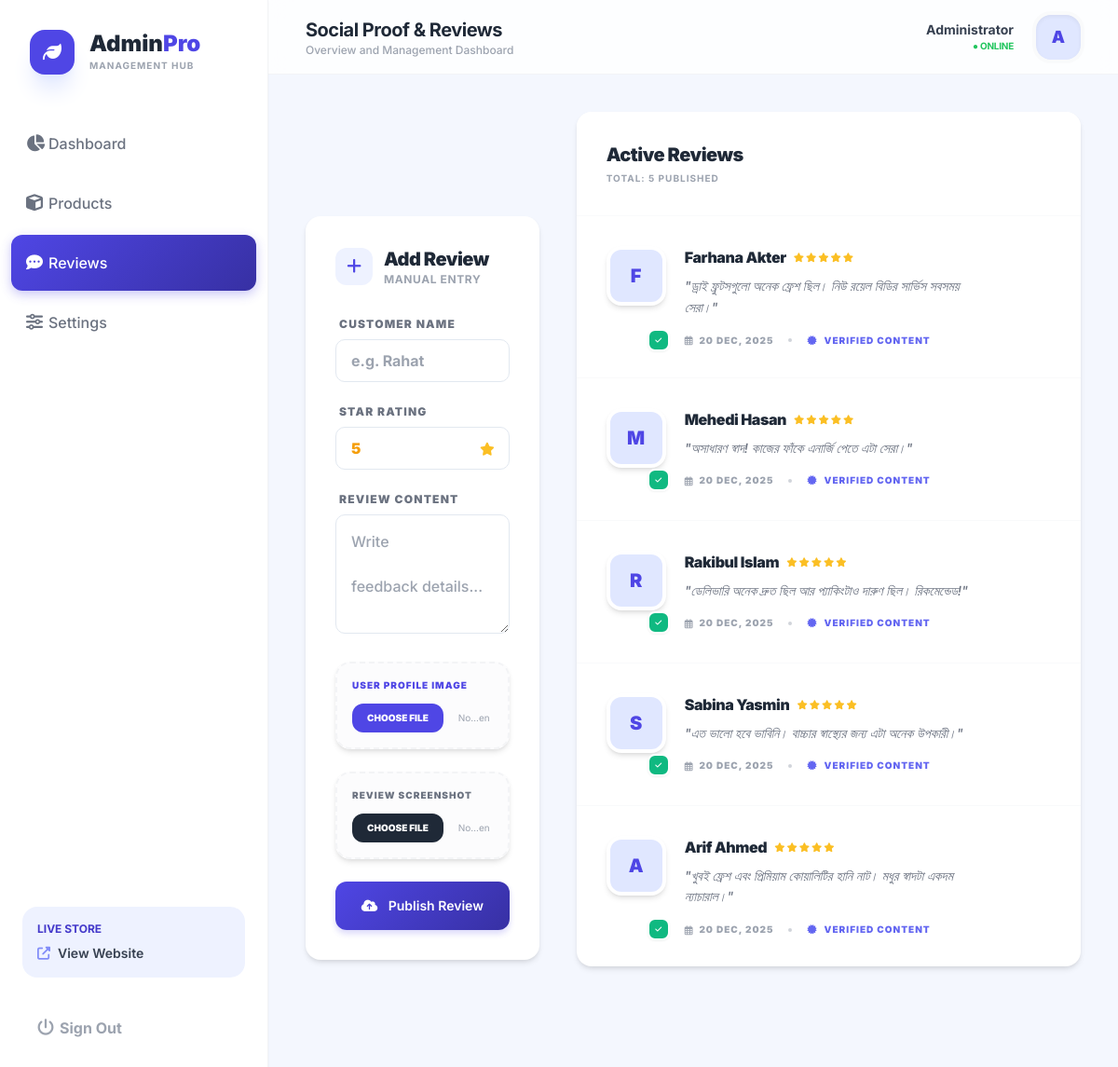
Before: /admin/reviews (signed in) with the older database file.
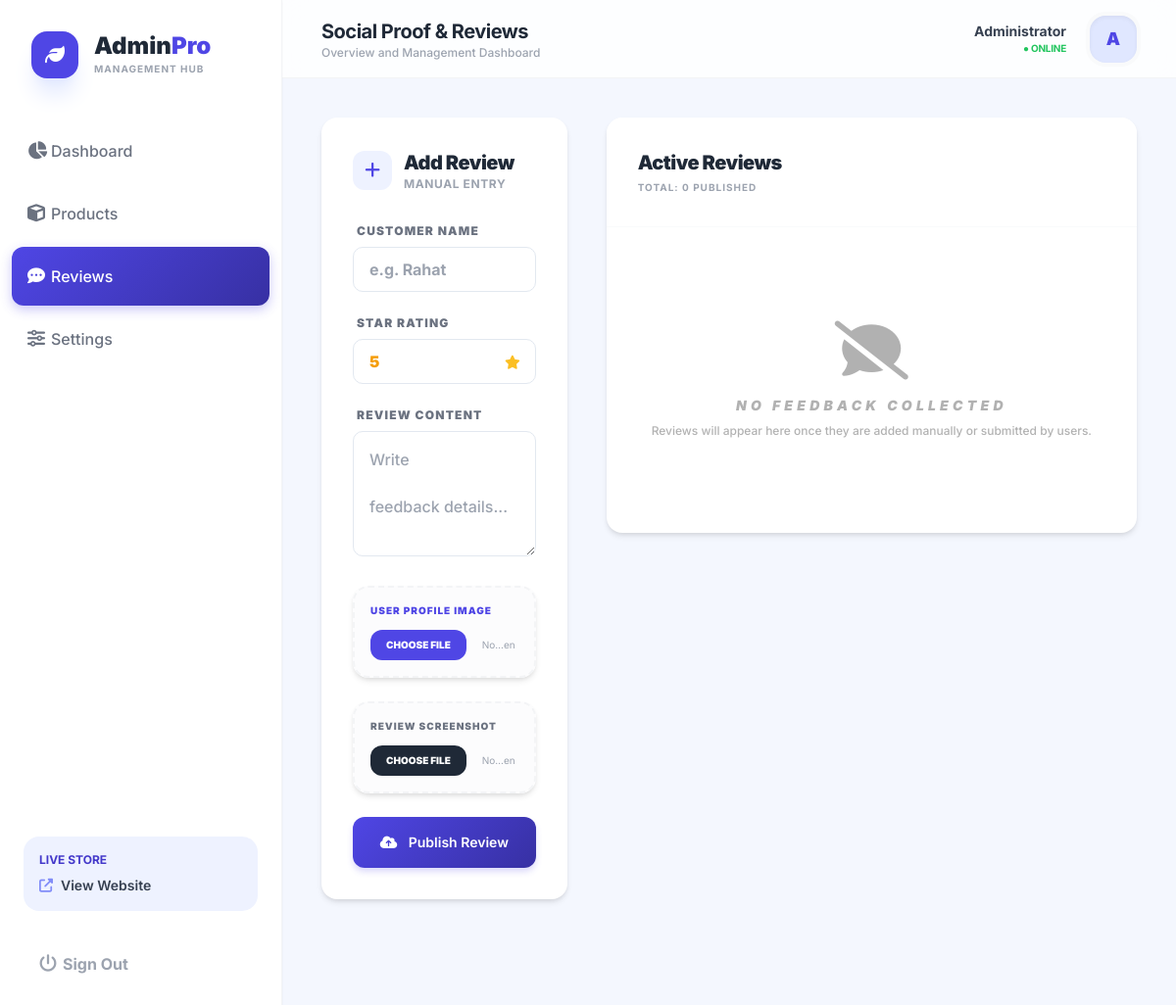
After: the same page with the newer database file.
### models.py (models this page shows)
class Review(db.Model):
    id = db.Column(db.Integer, primary_key=True)
    customer_name = db.Column(db.String(100), nullable=True) # Optional if photo review
    rating = db.Column(db.Integer, default=5, nullable=True)
    comment = db.Column(db.Text, nullable=True)
    image_path = db.Column(db.String(500), nullable=True) # Screenshot/Photo review
    profile_pic_path = db.Column(db.String(500), nullable=True) # Reviewer profile picture
    timestamp = db.Column(db.DateTime, default=datetime.utcnow)

### routes/admin.py (the view, shortened to what this page needs)
@admin_bp.route('/admin/reviews', methods=['GET', 'POST'])
@login_required
def admin_reviews():
    form = ReviewForm()
    reviews = Review.query.order_by(Review.timestamp.desc()).all()
    return render_template('admin_reviews.html', reviews=reviews, form=form)

### forms.py
class ReviewForm(FlaskForm):
    customer_name = StringField('Customer Name')
    rating = IntegerField('Rating (1-5)')
    comment = TextAreaField('Review Comment')
    image = FileField('Review Photo/Screenshot', validators=[
        FileAllowed(['jpg', 'png', 'jpeg', 'webp'], 'Images only!')
    ])
    profile_pic = FileField('Reviewer Profile Picture', validators=[
        FileAllowed(['jpg', 'png', 'jpeg', 'webp'], 'Images only!')
    ])
    submit = SubmitField('Add Review')

### templates/admin_reviews.html (shortened to what this page needs)
{% extends "admin_base.html" %}
{% block header_title %}Social Proof & Reviews{% endblock %}
{% block content %}
<div class="grid grid-cols-1 lg:grid-cols-12 gap-10 pb-20">
    <div class="lg:col-span-4">
        <div class="mui-card p-8 sticky top-28">
            <div class="flex items-center gap-3 mb-8">
                <div class="w-10 h-10 bg-indigo-50 rounded-xl flex items-center justify-center text-indigo-600">
                    <i class="fas fa-plus text-lg"></i>
                </div>
                <div>
                    <h3 class="text-xl font-black text-gray-800 tracking-tight">Add Review</h3>
                    <p class="text-xs text-gray-400 font-bold uppercase tracking-wider">Manual Entry</p>
                </div>
            </div>
            <form method="POST" enctype="multipart/form-data" class="space-y-6">
                <div>
                    <label class="block text-xs font-black text-gray-500 uppercase tracking-widest mb-2 ml-1">Customer
                        Name</label>
                    {{ form.customer_name(class="w-full mui-input font-bold text-gray-700", placeholder="e.g. Rahat
                    Khan") }}
                </div>
                <div>
                    <label class="block text-xs font-black text-gray-500 uppercase tracking-widest mb-2 ml-1">Star
                        Rating</label>
                    <div class="relative">
                        {{ form.rating(class="w-full mui-input font-black text-amber-500 appearance-none",
                        type="number", min="1", max="5", value="5") }}
                        <div class="absolute right-4 top-1/2 -translate-y-1/2 pointer-events-none text-amber-400">
                        </div>
                    </div>
                </div>
                <div>
                    <label class="block text-xs font-black text-gray-500 uppercase tracking-widest mb-2 ml-1">Review
                        Content</label>
                    {{ form.comment(class="w-full mui-input font-medium text-gray-700 h-32 py-4", placeholder="Write
                    feedback details...") }}
                </div>
                <div class="mui-card bg-gray-50/50 p-4 border-2 border-dashed border-gray-100">
                    <label class="block text-[10px] font-black text-indigo-600 uppercase tracking-widest mb-3">User
                        Profile Image</label>
                    {{ form.profile_pic(class="block w-full text-[10px] text-gray-400 file:mr-4 file:py-2 file:px-4
                    file:rounded-xl file:border-0 file:text-[10px] file:font-black file:uppercase file:bg-indigo-600
                    file:text-white cursor-pointer") }}
                </div>
                <div class="mui-card bg-gray-50/50 p-4 border-2 border-dashed border-gray-100">
                    <label class="block text-[10px] font-black text-gray-500 uppercase tracking-widest mb-3">Review
                        Screenshot</label>
                    {{ form.image(class="block w-full text-[10px] text-gray-400 file:mr-4 file:py-2 file:px-4
                    file:rounded-xl file:border-0 file:text-[10px] file:font-black file:uppercase file:bg-gray-800
                    file:text-white cursor-pointer") }}
                </div>
                <button type="submit" class="mui-btn-primary w-full py-4 text-sm shadow-indigo-100">
                    <i class="fas fa-cloud-upload-alt mr-2"></i> Publish Review
                </button>
            </form>
        </div>
    </div>
    <div class="lg:col-span-8">
        <div class="mui-card overflow-hidden">
            <div class="p-8 border-b border-gray-50 flex justify-between items-center bg-white">
                <div>
                    <h3 class="text-xl font-black text-gray-800 tracking-tight">Active Reviews</h3>
                    <p class="text-[10px] text-gray-400 font-bold uppercase tracking-widest mt-1">Total: {{
                        reviews|length }} Published</p>
                </div>
            </div>
            <div class="divide-y divide-gray-50">
                {% for review in reviews %}
                <div class="p-8 hover:bg-indigo-50/10 transition-colors group">
                    <div class="flex flex-col sm:flex-row justify-between items-start gap-6">
                        <div class="flex gap-5 flex-grow">
                            <div class="relative shrink-0">
                                {% if review.profile_pic_path %}
                                <div
                                    class="w-16 h-16 rounded-2xl overflow-hidden border-4 border-white shadow-md bg-indigo-50 transition group-hover:scale-110">
                                    <img src="{{ url_for('static', filename=review.profile_pic_path) }}"
                                        class="w-full h-full object-cover">
                                </div>
                                {% else %}
                                <div
                                    class="w-16 h-16 rounded-2xl flex items-center justify-center bg-indigo-100 text-indigo-600 text-xl font-black border-4 border-white shadow-md">
                                    {{ review.customer_name[0]|upper if review.customer_name else '?' }}
                                </div>
                                {% endif %}
                                <div
                                    class="absolute -bottom-1 -right-1 w-6 h-6 bg-emerald-500 text-white rounded-lg flex items-center justify-center border-2 border-white shadow-sm">
                                    <i class="fas fa-check text-[8px]"></i>
                                </div>
                            </div>
                            <div class="flex-grow min-w-0">
                                <div class="flex flex-col sm:flex-row sm:items-center gap-2 mb-2">
                                    <h4 class="font-black text-gray-800 tracking-tight truncate">{{ review.customer_name
                                        or 'Verified Customer' }}</h4>
                                    {% if review.rating %}
                                    <div class="flex text-amber-400 text-[10px] gap-0.5">
                                        {% for i in range(review.rating) %}
                                        <i class="fas fa-star"></i>
                                        {% endfor %}
                                    </div>
                                    {% endif %}
                                </div>
                                {% if review.comment %}
                                <p class="text-sm font-medium text-gray-500 leading-relaxed italic mb-4">"{{
                                    review.comment }}"</p>
                                {% endif %}
                                <div
                                    class="mt-4 flex items-center gap-4 text-[10px] font-black uppercase tracking-widest text-gray-400">
                                    <span class="flex items-center gap-1.5"><i class="far fa-calendar-alt"></i> {{
                                        review.timestamp.strftime('%d %b, %Y') }}</span>
                                    <span class="w-1 h-1 bg-gray-300 rounded-full"></span>
                                    <span class="text-indigo-500"><i class="fas fa-certificate mr-1"></i> Verified
                                        Content</span>
                                </div>
                            </div>
                        </div>
                    </div>
                </div>
                {% else %}
                <div class="px-8 py-24 text-center">
                    <div class="flex flex-col items-center opacity-30">
                        <i class="fas fa-comment-slash text-6xl mb-4"></i>
                        <span class="font-black uppercase tracking-[0.3em] text-sm italic">No Feedback Collected</span>
                        <p class="text-xs mt-2 font-medium">Reviews will appear here once they are added manually or
                            submitted by users.</p>
                    </div>
                </div>
                {% endfor %}
            </div>
        </div>
    </div>
</div>
{% endblock %}

### templates/admin_base.html (shortened to what this page needs)
<!DOCTYPE html>
<html lang="en">
<head>
    <script src="https://cdn.tailwindcss.com"></script>
    <link rel="stylesheet" href="https://cdnjs.cloudflare.com/ajax/libs/font-awesome/6.5.1/css/all.min.css">
</head>
<body class="min-h-screen flex">
    <aside class="w-72 bg-white flex-shrink-0 hidden md:flex flex-col border-r border-gray-100 shadow-sm z-40">
        <div class="p-8 pb-10">
            <div class="flex items-center">
                <div
                    class="w-12 h-12 bg-indigo-600 rounded-2xl flex items-center justify-center mr-4 shadow-xl shadow-indigo-100">
                    <i class="fas fa-leaf text-white text-xl"></i>
                </div>
                <div class="flex flex-col">
                    <span class="text-2xl font-black text-gray-800 leading-none">Admin<span
                            class="text-indigo-600">Pro</span></span>
                    <span class="text-[10px] uppercase tracking-widest font-bold text-gray-400 mt-1">Management
                        Hub</span>
                </div>
            </div>
        </div>
        <nav class="flex-grow space-y-1">
            {% block navigation %}
            <a href="{{ url_for('admin.admin_dashboard') }}"
                class="sidebar-item flex items-center p-4 text-gray-500 {% if request.endpoint == 'admin.admin_dashboard' %}active text-white{% endif %}">
                <i class="fas fa-chart-pie w-6 text-lg"></i> <span>Dashboard</span>
            </a>
            <a href="{{ url_for('admin.admin_product_settings') }}"
                class="sidebar-item flex items-center p-4 text-gray-500 {% if request.endpoint == 'admin.admin_product_settings' %}active text-white{% endif %}">
                <i class="fas fa-cube w-6 text-lg"></i> <span>Products</span>
            </a>
            <a href="{{ url_for('admin.admin_reviews') }}"
                class="sidebar-item flex items-center p-4 text-gray-500 {% if request.endpoint == 'admin.admin_reviews' %}active text-white{% endif %}">
                <i class="fas fa-comment-dots w-6 text-lg"></i> <span>Reviews</span>
            </a>
            <a href="{{ url_for('admin.admin_shop_settings') }}"
                class="sidebar-item flex items-center p-4 text-gray-500 {% if request.endpoint == 'admin.admin_shop_settings' %}active text-white{% endif %}">
                <i class="fas fa-sliders-h w-6 text-lg"></i> <span>Settings</span>
            </a>
            {% endblock %}
        </nav>
        <div class="p-6">
            <div class="bg-indigo-50 rounded-2xl p-4 mb-6">
                <p class="text-xs font-bold text-indigo-700 uppercase mb-2">Live Store</p>
                <a href="/" target="_blank"
                    class="flex items-center text-sm font-semibold text-gray-700 hover:text-indigo-600 transition">
                    <i class="fas fa-external-link-alt mr-2 text-indigo-400"></i> View Website
                </a>
            </div>
            <a href="/admin/logout"
                class="flex items-center p-4 text-gray-400 hover:text-red-500 rounded-xl transition font-bold group">
                <i class="fas fa-power-off w-6 text-lg group-hover:text-red-500"></i> <span>Sign Out</span>
            </a>
        </div>
    </aside>
    <main class="flex-grow flex flex-col min-w-0 min-h-screen overflow-hidden">
        <header
            class="h-20 bg-white/80 backdrop-blur-md sticky top-0 z-30 flex items-center justify-between px-6 md:px-10 border-b border-gray-100 flex-shrink-0">
            <div class="flex items-center">
                <div class="flex flex-col">
                    <h2 class="text-xl font-bold text-gray-800 tracking-tight">{% block header_title %}{% endblock %}
                    </h2>
                    <p class="text-xs text-gray-400 font-medium md:block hidden">Overview and Management Dashboard</p>
                </div>
            </div>
            <div class="relative group">
                <div class="flex items-center gap-4 cursor-pointer" onclick="toggleProfileMenu()">
                    <div class="hidden sm:flex flex-col items-end mr-2">
                        <span class="text-sm font-bold text-gray-700">Administrator</span>
                        <span class="text-[10px] text-green-500 font-bold uppercase tracking-tight">● Online</span>
                    </div>
                    <div
                        class="w-12 h-12 rounded-2xl bg-indigo-100 flex items-center justify-center text-indigo-600 font-black text-lg shadow-inner ring-4 ring-gray-50 hover:bg-indigo-200 transition">
                        A
                    </div>
                </div>
            </div>
        </header>
        <div class="flex-grow p-4 md:p-10 overflow-y-auto overflow-x-hidden scrollbar-hide">
            {% block content %}{% endblock %}
        </div>
    </main>
</body>
</html>

### templates/admin_base.html (style rules this page uses)
body { font-family: 'Inter', 'Roboto', sans-serif; background-color: #f4f7fe; }
.mui-card { background: #ffffff; border-radius: 16px; box-shadow: 0 4px 6px -1px rgba(0, 0, 0, 0.1), 0 2px 4px -1px rgba(0, 0, 0, 0.06); border: none; transition: all 0.3s ease; }
.sidebar-item { transition: all 0.2s ease; margin: 0.25rem 0.75rem; border-radius: 12px; font-weight: 500; }
.sidebar-item.active { background: linear-gradient(135deg, #4f46e5 0%, #3730a3 100%); color: white !important; box-shadow: 0 4px 12px rgba(79, 70, 229, 0.3); }
.mui-input { border-radius: 10px; border: 1px solid #e2e8f0; padding: 10px 16px; transition: all 0.2s; }
.mui-btn-primary { background: linear-gradient(135deg, #4f46e5 0%, #3730a3 100%); color: white; border-radius: 12px; padding: 10px 24px; font-weight: 600; transition: all 0.3s; box-shadow: 0 4px 6px rgba(79, 70, 229, 0.2); }
.scrollbar-hide { -ms-overflow-style: none; scrollbar-width: none; }

Changed rows visible on the page:
removed Review: customer_name "F", customer_name "Farhana Akter", rating 5 (drawn), comment "ড্রাই ফ্রুটসগুলো অনেক ফ্রেশ ছিল। নিউ রয়েল বিডির সার্ভিস সবসময় সেরা।", timestamp "20 DEC, 2025"
removed Review: customer_name "M", customer_name "Mehedi Hasan", rating 5 (drawn), comment "অসাধারণ স্বাদ! কাজের ফাঁকে এনার্জি পেতে এটা সেরা।", timestamp "20 DEC, 2025"
removed Review: customer_name "R", customer_name "Rakibul Islam", rating 5 (drawn), comment "ডেলিভারি অনেক দ্রুত ছিল আর প্যাকিংটাও দারুণ ছিল। রিকমেন্ডেড!", timestamp "20 DEC, 2025"
removed Review: customer_name "S", customer_name "Sabina Yasmin", rating 5 (drawn), comment "এত ভালো হবে ভাবিনি। বাচ্চার স্বাস্থ্যের জন্য এটা অনেক উপকারী।", timestamp "20 DEC, 2025"
removed Review: customer_name "A", customer_name "Arif Ahmed", rating 5 (drawn), comment "খুবই ফ্রেশ এবং প্রিমিয়াম কোয়ালিটির হানি নাট। মধুর স্বাদটা একদম ন্যাচারাল।", timestamp "20 DEC, 2025"
Other visible differences:
{{ reviews|length }}: "5" → "0"
text now shown: "NO FEEDBACK COLLECTED Reviews will appear here once they are added manually or submitted by users."
